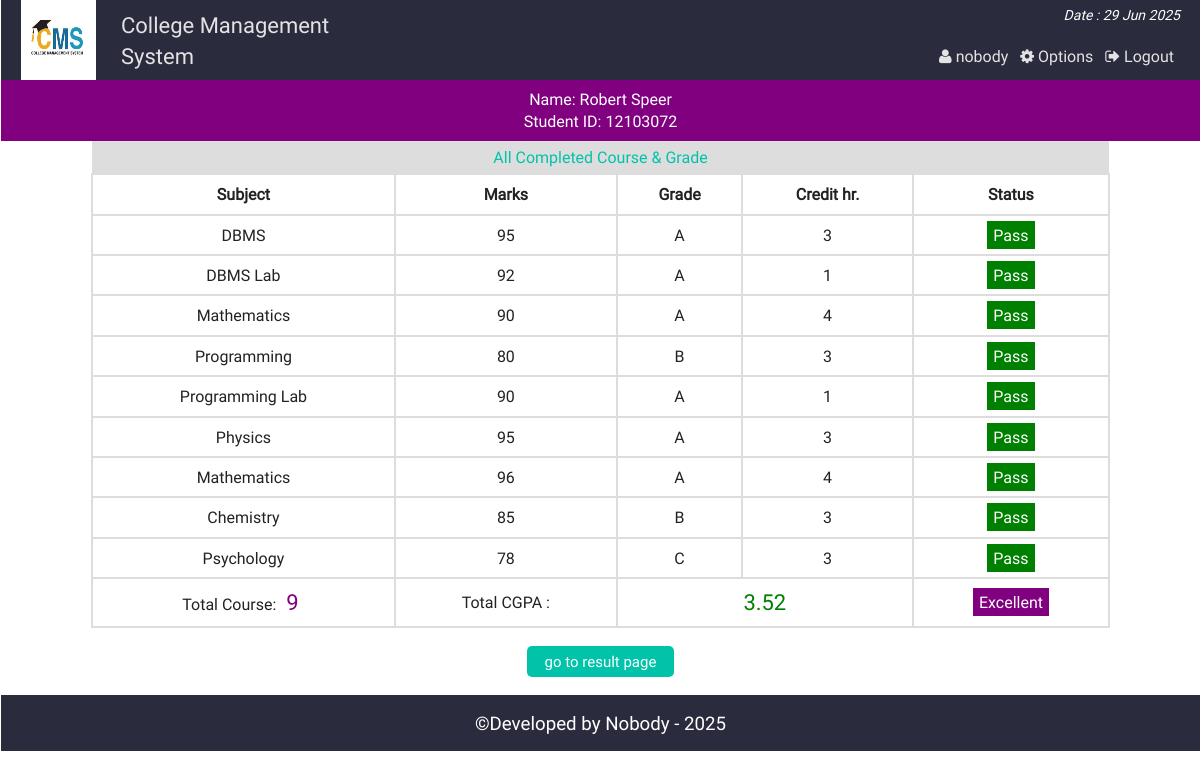
/view_cgpa.php?vr=12103072&vn=Robert Speer (signed in), run on the app's committed database.
### tables this page shows
CREATE TABLE `result` (
  `id` int(11) NOT NULL,
  `st_id` int(11) NOT NULL,
  `marks` int(5) NOT NULL,
  `sub` varchar(50) NOT NULL,
  `semester` varchar(20) NOT NULL
);

### php/functions.php (called while the page is built, shortened)
<?php
class login_registration_class{
	public function view_cgpa($stid){
		global $conn;
		$sql = "select * from result where st_id='$stid'";
		$result = $conn->query($sql);
		return $result;
	}
};
?>

### view_cgpa.php (the view, shortened to what this page needs)
<?php
	require "php/config.php";
	require_once "php/functions.php";
	$user = new login_registration_class();
	if(isset($_REQUEST['vr'])){
		$stid = $_REQUEST['vr'];
		$name = $_REQUEST['vn'];
	}
?>
<?php
include "php/headertop_admin.php";
?>
<div class="all_student fix">
		<?php
		function credit_hour($x){
			if($x=="DBMS") return 3;
			elseif($x == "DBMS Lab") return 1;
			elseif($x == "Mathematics") return 4;
			elseif($x == "Programming") return 3;
			elseif($x == "Programming Lab") return 1;
			elseif($x == "English") return 4;
			elseif($x == "Physics") return 3;
			elseif($x == "Chemistry") return 3;
			elseif($x == "Psychology") return 3;
		}
		function grade_point($gd){
			if($gd<60) return 0;
			elseif($gd>=60 && $gd<70) return 1;
			elseif($gd>=70 && $gd<80) return 2;
			elseif($gd>=80 && $gd<90) return 3;
			elseif($gd>=90 && $gd<=100) return 4;
		}
		?>
		<div>
	<p style="text-align:center;color:#fff;background:purple;margin:0;padding:8px;"><?php echo "Name: ".$name."<br>Student ID: " . $stid; ?></p>
	</div>
	<p style='text-align:center;background:#ddd;color:#01C3AA;padding:5px;width:84%;margin:0 auto'>All Completed Course & Grade</p>
	<?php
			$i=0;
			$ch = 0;
			$gp = 0;
				$get_result = $user->view_cgpa($stid);
				if($get_result && ($get_result->num_rows)>0){
			?>
				<table class="tab_two" style="text-align:center;width:85%;margin:0 auto">
					<th>Subject</th>
					<th>Marks</th>
					<th>Grade</th>
					<th>Credit hr.</th>
					<th>Status</th>
		<?php
				while($rows = $get_result->fetch_assoc()){
				$i++;
				$ch = $ch + credit_hour($rows['sub']);
		?>
			<tr>
				<td><?php echo $rows['sub']; ?></td>
				<td><?php echo $rows['marks']; ?></td>
				<td>
				<?php
					$mark = $rows['marks'];
					if($mark<60){echo "F";}
					elseif($mark>=60 && $mark<70){echo "D";}
					elseif($mark>=70 && $mark<80){echo "C";}
					elseif($mark>=80 && $mark<90){echo "B";}
					elseif($mark>=90 && $mark<=100){echo "A";}
					$gp = $gp + (credit_hour($rows['sub']) * grade_point($rows['marks']));
				?>
				</td>
				<td><?php echo credit_hour($rows['sub']); ?></td>
				<td>
				<?php
					$stat = $rows['marks'];
					if($stat<60){
						echo "<span style='background:red;padding:3px 11px;color:#fff;'>Fail</span>";
					}elseif($stat>=60 && $stat<70){
						echo "<span style='background:yellow'>Retake</span>";
					}else{
						echo "<span style='background:green;padding:3px 6px;color:#fff;'>Pass</span>";
					}
				?>
				</td>
			</tr>
			<?php } ?>
			<tr>
			<td><?php echo "Total Course: <span style='color:#800080;padding:3px 6px;font-size:22px'>".$i."</span>"; ?></td>
				<td colspan="1">Total CGPA : </td>
				<td colspan="2">
				<?php
				$sg = $gp/$ch;
				echo "<span style='color:green;padding:3px 6px;font-size:22px'>" . round($sg,2) . "</span>"; ?>
				</td>
				<td>
					<?php
						if($sg>=3.5){
							echo "<span style='background:purple;padding:3px 6px;color:#fff;'>Excellent";
						}elseif($sg>=3.0 && $sg<3.5){
							echo "<span style='background:green;padding:3px 6px;color:#fff;'>Good";
						}elseif($sg>=2.5 && $sg<3.0){
							echo "<span style='background:gray;padding:3px 6px;color:#fff;'>Average";
						}else{
							echo "<span style='background:red;padding:3px 6px;color:#fff;'>Probation";
						}
					?>
				</td>
			</tr>
		</table>
		<?php
			}
			else{
				echo  "<p style='color:red;text-align:center'>Nothing Found</p>";
				}
		?>
		<div class="back fix">
			<p style="text-align:center"><a href="view_result.php?vr=<?php echo $stid?>&vn=<?php echo $name?>"><button class="editbtn">go to result page</button></a></p>
		</div>
</div>
<?php include "php/footerbottom.php";?>

### css/main.css (style rules this page uses)
html { color: #222; font-size: 1em; line-height: 1.4; }
a { text-decoration:none; }
.fix { overflow:hidden; }
body { font-family:roboto !important; background:url(../img/ptrn.png) repeat fixed; }
.st_reg th, td { padding: 8px; }
.editbtn { background-color: #01C3AA; border: none; border-radius:5px; color: white; padding: 5px 18px; text-align: center; text-decoration: none; display: inline-block; font-size: 15px; margin: 2px 1px; cursor: pointer; }
.all_student { min-height:450px; }
table.att_tab tr,td,th { border:2px solid #ddd; border-collapse:collapse; padding:8px; }

### data on the page
result: sub "DBMS", marks "95", shows "A", sub "3", shows "Pass"
result: sub "DBMS Lab", marks "92", shows "A", sub "1", shows "Pass"
result: sub "Mathematics", marks "90", shows "A", sub "4", shows "Pass"
result: sub "Programming", marks "80", shows "B", sub "3", shows "Pass"
result: sub "Programming Lab", marks "90", shows "A", sub "1", shows "Pass"
result: sub "Physics", marks "95", shows "A", sub "3", shows "Pass"
result: sub "Mathematics", marks "96", shows "A", sub "4", shows "Pass"
result: sub "Chemistry", marks "85", shows "B", sub "3", shows "Pass"
result: sub "Psychology", marks "78", shows "C", sub "3", shows "Pass"

### other printed values
$admin_name "nobody"
$name "Robert Speer"
$stid "12103072"
$i "9"
$sg "3.52"
